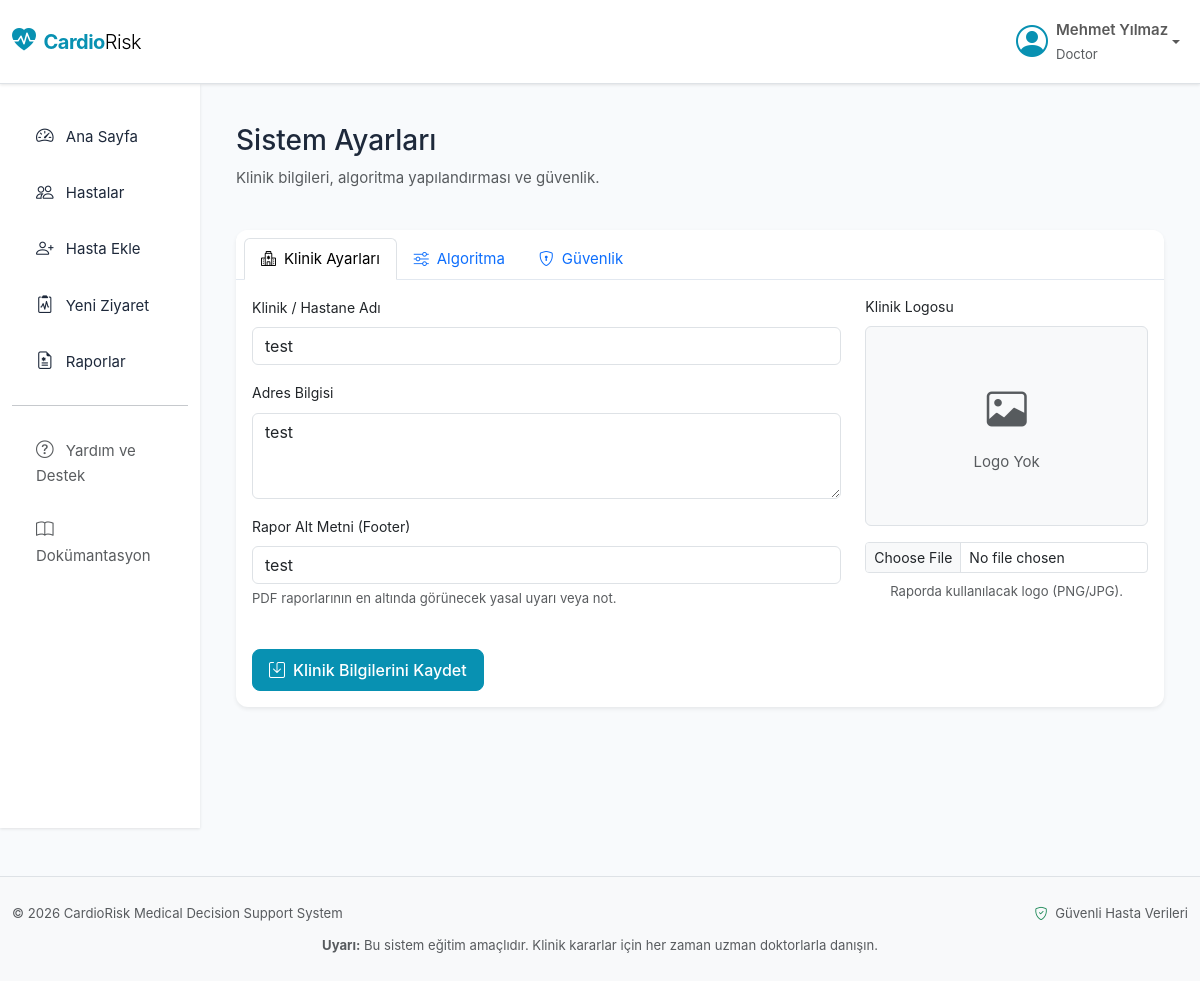
/CardioRisk/modules/settings.php (signed in), run on the app's committed database.
### tables this page shows
CREATE TABLE `users` (
  `id` int NOT NULL,
  `full_name` varchar(100) NOT NULL,
  `email` varchar(100) NOT NULL,
  `password` varchar(255) NOT NULL,
  `role` enum('doctor','patient') NOT NULL DEFAULT 'patient',
  `created_at` timestamp NULL DEFAULT CURRENT_TIMESTAMP,
  `title` varchar(50) DEFAULT NULL,
  `specialty` varchar(100) DEFAULT NULL,
  `diploma_no` varchar(50) DEFAULT NULL,
  `digital_signature` varchar(255) DEFAULT NULL,
  `clinic_name` varchar(100) DEFAULT NULL,
  `clinic_address` text,
  `clinic_logo` varchar(255) DEFAULT NULL,
  `report_footer` text,
  `risk_threshold` int DEFAULT '50',
  `profile_image` varchar(255) DEFAULT NULL
);

### CardioRisk/modules/settings.php (the view, shortened to what this page needs)
<?php
$db = getDB();
$userId = $_SESSION['user_id'];
$activeTab = 'clinic';
$stmt = $db->prepare("SELECT * FROM users WHERE id = ?");
$stmt->execute([$userId]);
$user = $stmt->fetch();
include __DIR__ . '/../includes/header.php';
include __DIR__ . '/../includes/sidebar.php';
?>
<div class="container-fluid py-4">
    <div class="row mb-4">
        <div class="col">
            <h1 class="h3 text-gray-800">Sistem Ayarları</h1>
            <p class="text-muted">Klinik bilgileri, algoritma yapılandırması ve güvenlik.</p>
        </div>
    </div>
    <div class="card shadow-sm border-0">
        <div class="card-header bg-white">
            <ul class="nav nav-tabs card-header-tabs" id="settingsTab" role="tablist">
                <li class="nav-item">
                    <button class="nav-link <?php echo $activeTab === 'clinic' ? 'active' : ''; ?>" data-bs-toggle="tab" data-bs-target="#clinic" type="button">
                        <i class="bi bi-hospital me-2"></i>Klinik Ayarları
                    </button>
                </li>
                <li class="nav-item">
                    <button class="nav-link <?php echo $activeTab === 'algorithm' ? 'active' : ''; ?>" data-bs-toggle="tab" data-bs-target="#algorithm" type="button">
                        <i class="bi bi-sliders me-2"></i>Algoritma
                    </button>
                </li>
                <li class="nav-item">
                    <button class="nav-link <?php echo $activeTab === 'security' ? 'active' : ''; ?>" data-bs-toggle="tab" data-bs-target="#security" type="button">
                        <i class="bi bi-shield-lock me-2"></i>Güvenlik
                    </button>
                </li>
            </ul>
        </div>
        <div class="card-body">
            <div class="tab-content" id="settingsTabContent">
                <div class="tab-pane fade <?php echo $activeTab === 'clinic' ? 'show active' : ''; ?>" id="clinic">
                    <form method="POST" enctype="multipart/form-data">
                        <div class="row mb-4">
                            <div class="col-md-8">
                                <div class="mb-3">
                                    <label class="form-label">Klinik / Hastane Adı</label>
                                    <input type="text" name="clinic_name" class="form-control" value="<?php echo htmlspecialchars($user['clinic_name'] ?? ''); ?>" placeholder="Örn: Özel Kalp Sağlığı Merkezi">
                                </div>
                                <div class="mb-3">
                                    <label class="form-label">Adres Bilgisi</label>
                                    <textarea name="clinic_address" class="form-control" rows="3"><?php echo htmlspecialchars($user['clinic_address'] ?? ''); ?></textarea>
                                </div>
                                <div class="mb-3">
                                    <label class="form-label">Rapor Alt Metni (Footer)</label>
                                    <input type="text" name="report_footer" class="form-control" value="<?php echo htmlspecialchars($user['report_footer'] ?? ''); ?>" placeholder="Örn: Bu rapor CardioRisk algoritması ile üretilmiştir.">
                                    <div class="form-text">PDF raporlarının en altında görünecek yasal uyarı veya not.</div>
                                </div>
                            </div>
                            <div class="col-md-4 text-center">
                                <label class="form-label d-block text-start">Klinik Logosu</label>
                                <div class="p-4 border rounded bg-light mb-3 d-flex align-items-center justify-content-center" style="height: 200px;">
                                    <?php if (!empty($user['clinic_logo'])): ?>
                                        <img src="../assets/uploads/<?php echo htmlspecialchars($user['clinic_logo']); ?>" style="max-width: 100%; max-height: 100%;">
                                    <?php else: ?>
                                        <div class="text-muted">
                                            <i class="bi bi-image fs-1 d-block mb-2"></i>
                                            Logo Yok
                                        </div>
                                    <?php endif; ?>
                                </div>
                                <input type="file" name="clinic_logo" class="form-control form-control-sm">
                                <div class="form-text mt-2">Raporda kullanılacak logo (PNG/JPG).</div>
                            </div>
                        </div>
                        <button type="submit" class="btn btn-primary"><i class="bi bi-save me-2"></i>Klinik Bilgilerini Kaydet</button>
                    </form>
                </div>
            </div>
        </div>
    </div>
</div>
<?php include __DIR__ . '/../includes/footer.php'; ?>

### CardioRisk/assets/css/style.css (style rules this page uses)
:root { --primary: #0891B2; --primary-light: #06B6D4; --primary-dark: #0E7490; --success: #10B981; --warning: #F59E0B; --danger: #EF4444; --info: #3B82F6; --bg-light: #F8FAFC; --bg-white: #FFFFFF; --text-dark: #1E293B; --text-muted: #64748B; --border-color: #E2E8F0; --shadow-sm: 0 1px 2px 0 rgba(0, 0, 0, 0.05); --shadow: 0 1px 3px 0 rgba(0, 0, 0, 0.1); --shadow-md: 0 4px 6px -1px rgba(0, 0, 0, 0.1); --shadow-lg: 0 10px 15px -3px rgba(0, 0, 0, 0.1); }
body { font-family: -apple-system, BlinkMacSystemFont, 'Segoe UI', Roboto, 'Helvetica Neue', Arial, sans-serif; background-color: var(--bg-light); color: var(--text-dark); font-size: 15px; line-height: 1.6; }
.card { border-radius: 0.75rem; transition: transform 0.2s ease, box-shadow 0.2s ease; }
.card-header { border-bottom: 1px solid var(--border-color); border-radius: 0.75rem 0.75rem 0 0 !important; }
.form-label { font-size: 0.875rem; margin-bottom: 0.5rem; }
.btn { border-radius: 0.5rem; font-weight: 500; padding: 0.5rem 1rem; transition: all 0.2s ease; }
.btn-primary { background-color: var(--primary); border-color: var(--primary); }

### data on the page
users: clinic_name "test", clinic_address "test", report_footer "test"

### other printed values
$userName "Mehmet Yılmaz"
$userRole "Doctor"
$item['title'] "Ana Sayfa"
$item['title'] "Hastalar"
$item['title'] "Hasta Ekle"
$item['title'] "Yeni Ziyaret"
$item['title'] "Raporlar"
